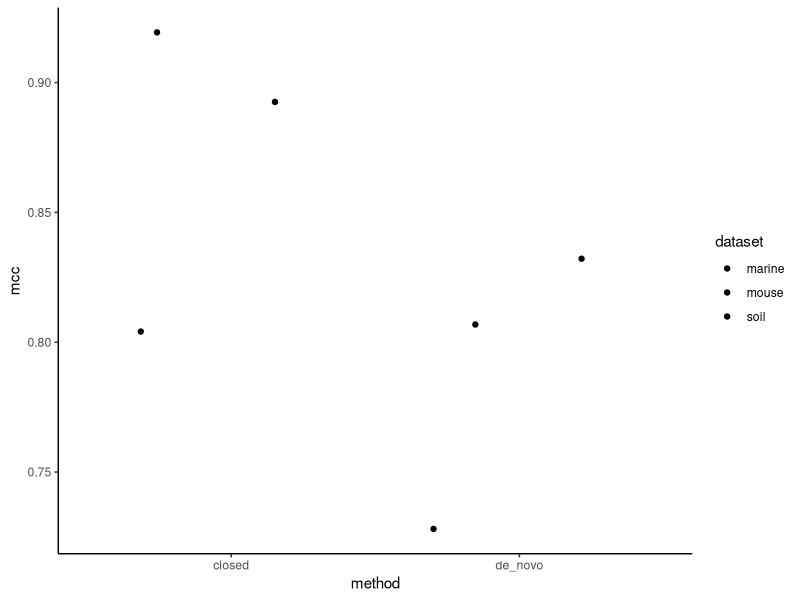
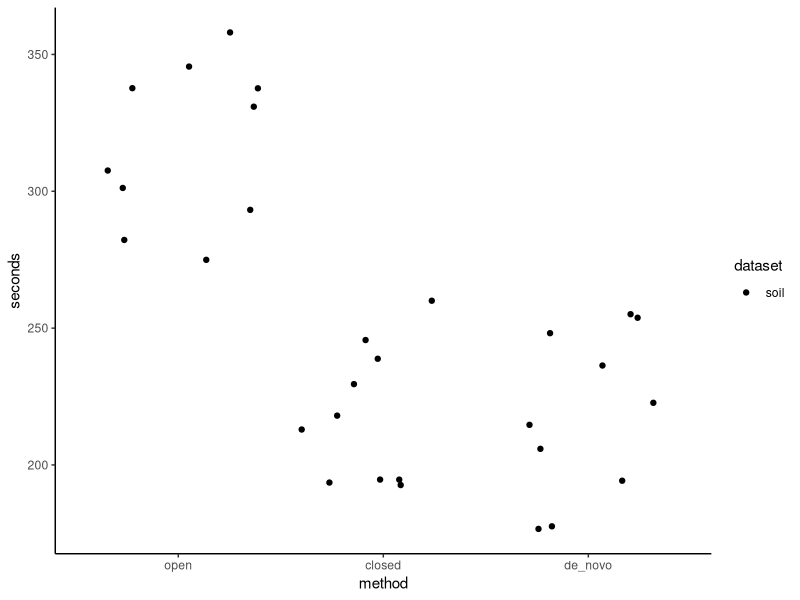
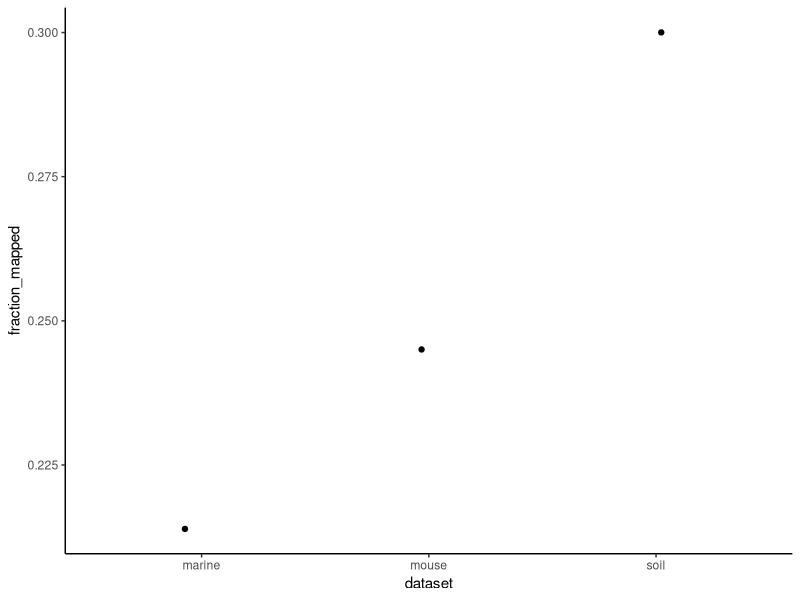

The R source for these figures, in order:
## ---- chunk 1
knitr::opts_chunk$set(echo = TRUE,
                      message = FALSE,
                      fig.path = "figures/"
                      )
## ---- chunk 2
library(here)
library(tidyverse)
theme_set(theme_classic())
## ---- chunk 3
relevel_method <- function(df) {
  df %>%
    mutate(method = fct_relevel(method, c("open", "closed", "de_novo")))
}
plot_jitter <- function(df, y) {
  df %>% group_by(dataset, method) %>% 
      ggplot(aes(x=method, y={{ y }}, fill=dataset)) +
  geom_jitter()
}
## ---- chunk 4
sensspec <- read_tsv(here('subworkflows/2_fit_reference_db/results/sensspec.txt')) %>% 
  relevel_method()
sensspec %>% 
  plot_jitter(mcc)
## ---- chunk 5
benchmarks <- read_tsv(here('subworkflows/2_fit_reference_db/results/benchmarks.txt')) %>% 
  relevel_method
benchmarks %>% 
  plot_jitter(s) +
  labs(y='seconds')
## ---- chunk 6
fractions <- read_tsv(here('subworkflows/2_fit_reference_db/results/fraction_reads_mapped.txt'))
fractions %>% 
  ggplot(aes(dataset, fraction_mapped)) +
  geom_jitter()
